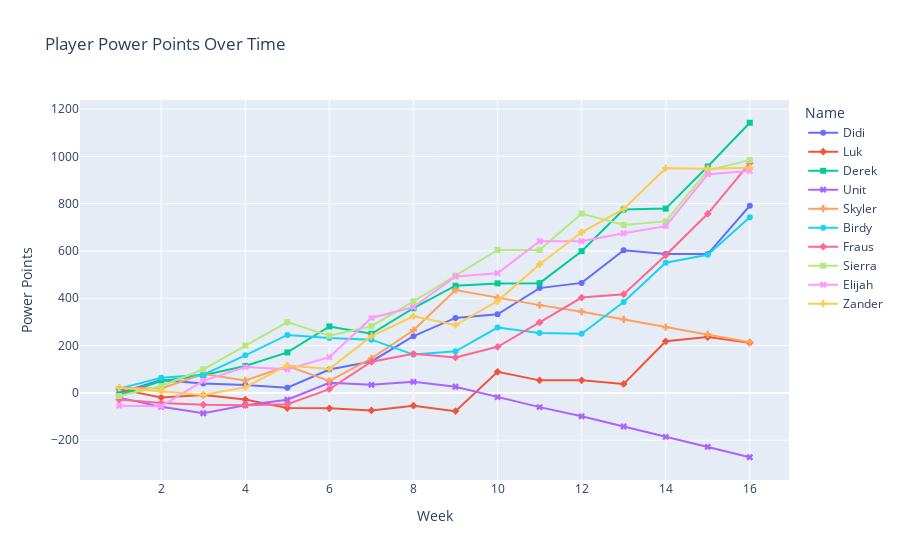

Notebook code cell kept with this figure:
### Code cell
fig = px.line(weekly_info, x='Week', y='Power Points',color='Name',title='Player Power Points Over Time',symbol='Name')
fig.show()
fig.write_image(f'Graphs/power_points.png',height=75 * len(players))

### Figure 1 — Plotly figure (JSON) as saved in the notebook; plotly's stock layout.template omitted (floating-point values rounded to 4 significant figures)
{"data": [{"hovertemplate": "Name=Didi<br>Week=%{x}<br>Power Points=%{y}<extra></extra>", "legendgroup": "Didi", "line": {"color": "#636efa", "dash": "solid"}, "marker": {"symbol": "circle"}, "mode": "lines+markers", "name": "Didi", "orientation": "v", "showlegend": true, "type": "scatter", "x": [1, 2, 3, 4, 5, 6, 7, 8, 9, 10, 11, 12, 13, 14, 15, 16], "xaxis": "x", "y": [0, 54, 40, 33, 22, 99, 133, 240, 317, 332, 443, 465, 603, 587, 587, 791], "yaxis": "y"}, {"hovertemplate": "Name=Luk<br>Week=%{x}<br>Power Points=%{y}<extra></extra>", "legendgroup": "Luk", "line": {"color": "#EF553B", "dash": "solid"}, "marker": {"symbol": "diamond"}, "mode": "lines+markers", "name": "Luk", "orientation": "v", "showlegend": true, "type": "scatter", "x": [1, 2, 3, 4, 5, 6, 7, 8, 9, 10, 11, 12, 13, 14, 15, 16], "xaxis": "x", "y": [16, -19, -9, -28, -64, -65, -74, -54, -77, 89, 53, 53, 38, 218, 236, 212], "yaxis": "y"}, {"hovertemplate": "Name=Derek<br>Week=%{x}<br>Power Points=%{y}<extra></extra>", "legendgroup": "Derek", "line": {"color": "#00cc96", "dash": "solid"}, "marker": {"symbol": "square"}, "mode": "lines+markers", "name": "Derek", "orientation": "v", "showlegend": true, "type": "scatter", "x": [1, 2, 3, 4, 5, 6, 7, 8, 9, 10, 11, 12, 13, 14, 15, 16], "xaxis": "x", "y": [-9, 50, 75, 114, 171, 281, 250, 358, 453, 463, 464, 599, 775, 779, 957, 1142], "yaxis": "y"}, {"hovertemplate": "Name=Unit<br>Week=%{x}<br>Power Points=%{y}<extra></extra>", "legendgroup": "Unit", "line": {"color": "#ab63fa", "dash": "solid"}, "marker": {"symbol": "x"}, "mode": "lines+markers", "name": "Unit", "orientation": "v", "showlegend": true, "type": "scatter", "x": [1, 2, 3, 4, 5, 6, 7, 8, 9, 10, 11, 12, 13, 14, 15, 16], "xaxis": "x", "y": [-20, -59, -86, -52, -29, 43, 34, 47, 26, -18, -60, -99, -142, -186, -228, -272], "yaxis": "y"}, {"hovertemplate": "Name=Skyler<br>Week=%{x}<br>Power Points=%{y}<extra></extra>", "legendgroup": "Skyler", "line": {"color": "#FFA15A", "dash": "solid"}, "marker": {"symbol": "cross"}, "mode": "lines+markers", "name": "Skyler", "orientation": "v", "showlegend": true, "type": "scatter", "x": [1, 2, 3, 4, 5, 6, 7, 8, 9, 10, 11, 12, 13, 14, 15, 16], "xaxis": "x", "y": [22, 19, 80, 53, 113, 51, 146, 265, 435, 402, 371, 343, 311, 278, 247, 214], "yaxis": "y"}, {"hovertemplate": "Name=Birdy<br>Week=%{x}<br>Power Points=%{y}<extra></extra>", "legendgroup": "Birdy", "line": {"color": "#19d3f3", "dash": "solid"}, "marker": {"symbol": "circle"}, "mode": "lines+markers", "name": "Birdy", "orientation": "v", "showlegend": true, "type": "scatter", "x": [1, 2, 3, 4, 5, 6, 7, 8, 9, 10, 11, 12, 13, 14, 15, 16], "xaxis": "x", "y": [18, 64, 77, 159, 245, 232, 225, 162, 176, 276, 253, 250, 384, 550, 584, 743], "yaxis": "y"}, {"hovertemplate": "Name=Fraus<br>Week=%{x}<br>Power Points=%{y}<extra></extra>", "legendgroup": "Fraus", "line": {"color": "#FF6692", "dash": "solid"}, "marker": {"symbol": "diamond"}, "mode": "lines+markers", "name": "Fraus", "orientation": "v", "showlegend": true, "type": "scatter", "x": [1, 2, 3, 4, 5, 6, 7, 8, 9, 10, 11, 12, 13, 14, 15, 16], "xaxis": "x", "y": [-28, -43, -50, -52, -48, 16, 132, 165, 150, 195, 298, 403, 417, 582, 757, 971], "yaxis": "y"}, {"hovertemplate": "Name=Sierra<br>Week=%{x}<br>Power Points=%{y}<extra></extra>", "legendgroup": "Sierra", "line": {"color": "#B6E880", "dash": "solid"}, "marker": {"symbol": "square"}, "mode": "lines+markers", "name": "Sierra", "orientation": "v", "showlegend": true, "type": "scatter", "x": [1, 2, 3, 4, 5, 6, 7, 8, 9, 10, 11, 12, 13, 14, 15, 16], "xaxis": "x", "y": [-13, 29, 100, 200, 299, 242, 282, 387, 496, 604, 604, 758, 710, 725, 941, 984], "yaxis": "y"}, {"hovertemplate": "Name=Elijah<br>Week=%{x}<br>Power Points=%{y}<extra></extra>", "legendgroup": "Elijah", "line": {"color": "#FF97FF", "dash": "solid"}, "marker": {"symbol": "x"}, "mode": "lines+markers", "name": "Elijah", "orientation": "v", "showlegend": true, "type": "scatter", "x": [1, 2, 3, 4, 5, 6, 7, 8, 9, 10, 11, 12, 13, 14, 15, 16], "xaxis": "x", "y": [-54, -56, 51, 109, 100, 151, 317, 363, 492, 506, 641, 641, 675, 705, 924, 938], "yaxis": "y"}, {"hovertemplate": "Name=Zander<br>Week=%{x}<br>Power Points=%{y}<extra></extra>", "legendgroup": "Zander", "line": {"color": "#FECB52", "dash": "solid"}, "marker": {"symbol": "cross"}, "mode": "lines+markers", "name": "Zander", "orientation": "v", "showlegend": true, "type": "scatter", "x": [1, 2, 3, 4, 5, 6, 7, 8, 9, 10, 11, 12, 13, 14, 15, 16], "xaxis": "x", "y": [22, 6, -9, 24, 116, 101, 240, 324, 287, 388, 544, 679, 778, 950, 948, 952], "yaxis": "y"}], "layout": {"legend": {"title": {"text": "Name"}, "tracegroupgap": 0}, "title": {"text": "Player Power Points Over Time"}, "xaxis": {"anchor": "y", "domain": [0, 1], "title": {"text": "Week"}}, "yaxis": {"anchor": "x", "domain": [0, 1], "title": {"text": "Power Points"}}}}
